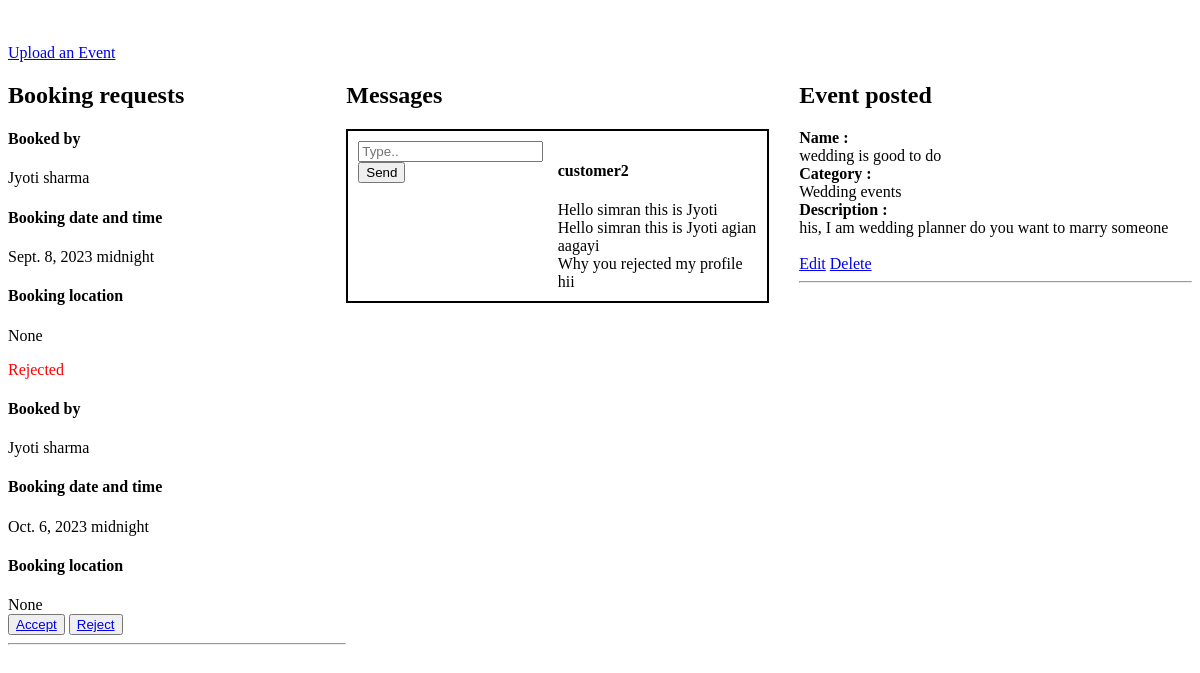
The page /home-E/ (signed in) on the database as committed earlier.
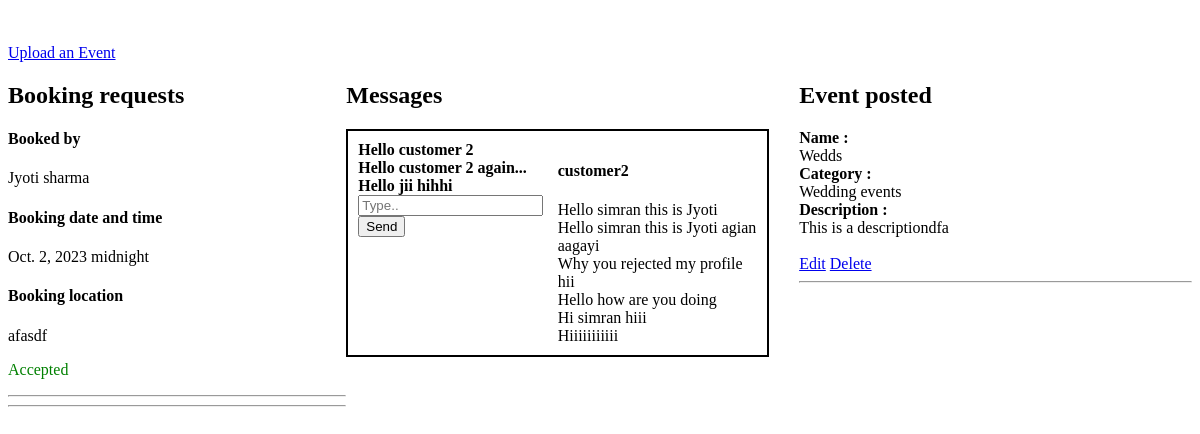
The same page on the database as committed later.
### customer/models.py (models this page shows)
class Booking(models.Model):
    user = models.ForeignKey(User,on_delete=models.CASCADE,related_name='booking_user',null=False)
    venue = models.ForeignKey(Venue, on_delete=models.CASCADE,null=True)
    vendor = models.ForeignKey(User, on_delete=models.CASCADE,null=True)
    date = models.DateField(null=True)
    time = models.TimeField(null=True)
    location = models.CharField(max_length=150,null=True,blank=True)
    booking_accepted = models.BooleanField(null=True,blank=True)

class Messages(models.Model):
    sender = models.ForeignKey(User,on_delete=models.CASCADE,null=False,blank=False)
    receiver = models.ForeignKey(User,on_delete=models.CASCADE,null=False,blank=False,related_name = 'receiver')
    message = models.TextField(null=False,blank=False)
    created=models.DateTimeField(auto_now_add = True)

### EventPlanner/models.py (models this page shows, shortened)
class Event(models.Model):
    category = models.ForeignKey(Category,on_delete=models.CASCADE)
    event_planner = models.ForeignKey(User,on_delete=models.CASCADE,null=True)
    name = models.CharField(max_length=100)
    description = models.TextField(null=True,blank=True)

class Category(models.Model):
    name = models.CharField(max_length=100)
    def __str__(self):
        return self.name

### EventPlanner/views.py (the view)
# urls.py: path('home-E/',views.home),
@login_required(login_url='/login/')
def home(request):
    if request.user.userprofile.user_type == 'is_event_planner':
        bookings = Booking.objects.filter(vendor = request.user)
        events = Event.objects.filter(event_planner = request.user)
        received_dict,sent_dict =  Messages_display(request)
        context = {'bookings':bookings,'received_dict':received_dict,'sent_dict':sent_dict,'MessageForm':MessageForm,'events':events}
        return render(request,'EventPlanner/home.html',context)

### EventPlanner/templates/EventPlanner/home.html (shortened to what this page needs)
{% load static %}
<link rel="stylesheet" href="{% static 'EventPlanner/css/home.css' %}">
<div>
    <a href="/create-event/">Upload an Event</a>
</div>
<div class="outer-grid-div">
    <div>
        <h2>Booking requests</h2>
        {% for booking in bookings %}
        <div>
            <div>
                <h4>Booked by</h4>
            </div>
            <div>{{booking.user.first_name}} {{booking.user.last_name}}</div>
            <div>
                <h4>Booking date and time</h4>
            </div>
            <div>{{booking.date}} {{booking.time}}</div>
            <div>
                <h4>Booking location</h4>
            </div>
            <div>{{booking.location}}</div>
        </div>
        {% if booking.booking_accepted is None %}
        <button><a href="/accept-booking/{{booking.id}}/accepted/">Accept</a> </button>
        <button><a href="/accept-booking/{{booking.id}}/rejected/">Reject</a></button>
        {% elif booking.booking_accepted is False %}
        <p class="rejected">Rejected</p>
        {% else %}
        <p class="accepted">Accepted</p>
        <hr>
        {% endif %}
        {% endfor %}
        <hr>
    </div>
    <div>
            <h2>Messages</h2>
        {% for sender,messages in received_dict.items %}
        <div class="gird-div">
            <div>
                {% for receiver,msgs in sent_dict.items %}
                {% if receiver == sender %}
                {% for msg in msgs %}
                <div><b>{{msg}}</b></div>
                {% endfor %}
                {% endif %}
                {% endfor %}
                <form action="/create-message/" method="POST">
                    <input type="text" name="message" placeholder="Type..">
                    <input type="submit" value="Send">
                </form>
            </div>
            <div>
                <h4>{{sender}}</h4>
                {% for message in messages %}
                <div>{{message.message}}</div>
                {% endfor %}
            </div>
        </div>
        {% endfor %}
    </div>
    <div class="event-div">
        <h2>Event posted</h2>
        {% for event in events %}
        <div><b>Name :</b></div>
        <div>{{event.name}}</div>
        <div><b>Category :</b></div>
        <div>{{event.category}}</div>
        <div><b>Description :</b></div>
        <div>{{event.description}}</div>
        <br>
        <a href="/edit-event/{{event.id}}/">Edit</a>
        <a href="/delete-event/{{event.id}}/">Delete</a>
        <hr>
        {% endfor %}
    </div>
</div>

Rows that differ between the two databases and show on the page:
removed Booking: user.first_name "Jyoti", user.last_name "sharma", date "Sept. 8, 2023", time "midnight", location "None", booking_accepted "Rejected"
removed Booking: user.first_name "Jyoti", user.last_name "sharma", date "Oct. 6, 2023", time "midnight", location "None"
removed Event: name "wedding is good to do", category "Wedding events", description "his, I am wedding planner do you want to marry someone"
added Booking: user.first_name "Jyoti", user.last_name "sharma", date "Oct. 2, 2023", time "midnight", location "afasdf", booking_accepted "Accepted"
added Messages: msgs "Hello customer 2"
added Messages: msgs "Hello customer 2 again..."
added Messages: msgs "Hello jii hihhi"
added Messages: message "Hello how are you doing"
added Messages: message "Hi simran hiii"
added Messages: message "Hiiiiiiiiiii"
added Event: name "Wedds", category "Wedding events", description "This is a descriptiondfa"
